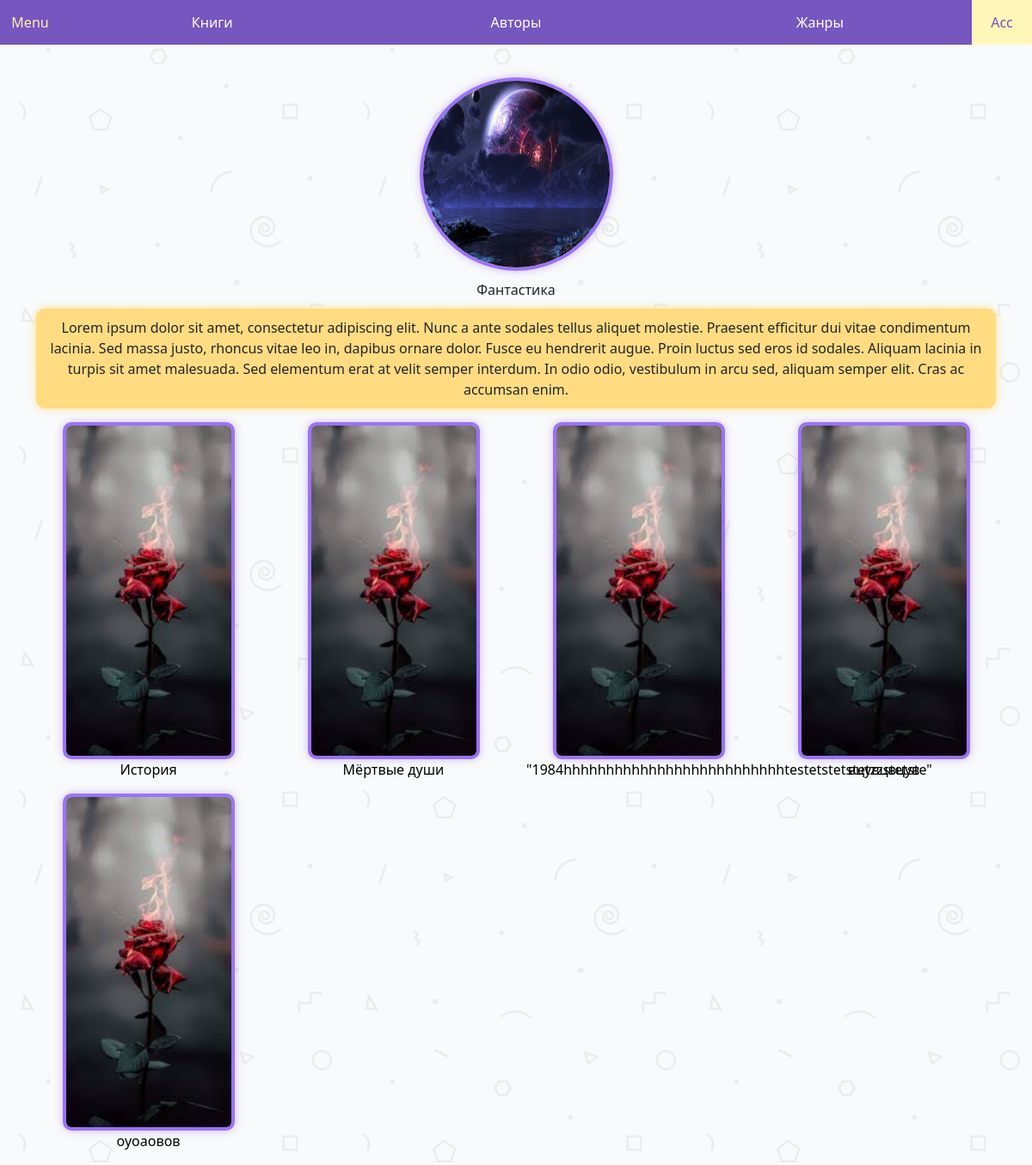
The page /genre/1 on the database its author committed.
### Books/models.py (models this page shows, shortened)
class Genre(models.Model):
    name = models.CharField(max_length=24)
    summary = models.CharField(max_length=2000, null=True)
    img = models.ManyToManyField(GenreIMG)
    def display_file(self):
        return ', '.join([str(file.file) for file in self.img.all()])
    display_file.short_description  = 'Фотография жанра'
    class Meta:
        verbose_name        = "Жанр"
        verbose_name_plural = "Жанры"

class Book(models.Model):
    title   = models.CharField(max_length=200)
    doc     = models.FileField(upload_to='book_pdf/')
    summary = models.TextField()
    author  = models.ManyToManyField(Author)
    genre   = models.ManyToManyField(Genre)
    lang    = models.ForeignKey(Language, on_delete = models.CASCADE)
    keyword = models.ManyToManyField(KeyWord)
    img     = models.ManyToManyField(IMG)
    def display_author(self):
        return ', '.join(["{0} {1} {2}".format(author.name, author.patronymic ,author.surname) for author in self.author.all()])
    def display_genre(self):
        return ', '.join([genre.name for genre in self.genre.all()])
    def display_keyword(self):
        return ', '.join([keyword.keyword for keyword in self.keyword.all()])
    def display_file(self):
        return ', '.join([str(file.file) for file in self.img.all()])
    display_file.short_description      = 'Фотография для книги'
    display_author.short_description    = 'Авторы'
    display_genre.short_description     = 'Жанры'
    display_keyword.short_description   = 'Ключевое слово'
    class Meta:
        verbose_name        = "Книга"
        verbose_name_plural = "Книги"

### Books/views.py (the view)
# urls.py: path('genre/<int:id>',views.GenresBooks),
def GenresBooks(request, id):
    context = {}
    GM = GenreMethod(id = id)
    context['GenreInfo'] = GM.GetGenreInfo()
    context['AllBooks'] = AllGenreBooks(id)
    return render(request, "Genres/genre.html", context)

### Books/models.py (called while the page is built)
    def __str__(self):
        return str(self.file)

    def __str__(self):
        return str(self.file)

### Books/views.py (called while the page is built)
def AllGenreBooks(GenreId: int) -> List[dict]:
    AllGenreBooks = []
    GM = GenreMethod(id = GenreId)
    GenreName = GM.GetName()
    AllBooks = B.objects.filter(genre__name = GenreName).in_bulk()
    for id in AllBooks:
        BM = BookMethod(id)
        BookInfo = {
            "id": id,
            "title": BM.GetTitle(),
            "img": BM.GetIMG()[0],
        }
        AllGenreBooks.append(BookInfo)
    return AllGenreBooks

    def GetTitle(self ) -> str:
        return "{}".format(self.BookModel[self.id].title)

    def GetIMG(self):
        IMGList = []
        for IMG in self.BookModel[self.id].img.all():
            IMGList.append(str(IMG))
        return IMGList

    def GetName(self) -> str:
        return "{}".format(self.GenreModel[self.id].name)

    def GetSummary(self) -> str:
        return "{}".format(self.GenreModel[self.id].summary)

    def GetIMG(self) -> List[str]:
        return [str(img) for img in self.GenreModel[self.id].img.all()]

    def GetGenreInfo(self):
        GenreInfo = {}
        GenreInfo['name'] = self.GetName()
        GenreInfo['img'] = self.GetIMG()[0]
        GenreInfo['summary'] = self.GetSummary()
        return GenreInfo

### Books/templates/Genres/genre.html (shortened to what this page needs)
{% extends "Layout/layoutBook.html" %}
{% load static %}
{% block style %}
    <link rel="stylesheet" href="{% static 'Genres/genre.css' %}">
{% endblock style %}
{% block content %}
    <div class="genre" style="text-align: center;">
        <img class="genre__img" src="../../../media/{{ GenreInfo.img }}" width="225" height="225" style="margin: 10px;">
        <p class="genre__name">{{ GenreInfo.name }}</p>
        <p class="genre__summary">{{ GenreInfo.summary }}</p>
    </div>
    <div class="book">
        <div class="row row-cols-xl-4 row-cols-sm-3 row-cols-md-3">
            {% for Book in AllBooks %}
                <div class="col" >
                    <a href="/book/{{ Book.id }}">
                        <img  class="book__img" src="../../../media/{{ Book.img }}" width="200px">
                        <p class="book_title">{{ Book.title }}</p>
                    </a>
                </div>
            {% endfor %}
        </div>
    </div>
{% endblock content %}

### Books/static/style.css (style rules this page uses)
body { background: url("../static/IMG/geometry2.PNG"); margin: 0; }

### Books/static/Genres/genre.css (style rules this page uses)
.genre { text-align: center; }
.genre__summary { background: #FFDC82; box-shadow: 0px 0px 10px rgba(255, 220, 130, 1); border-radius: 10px; padding:10px }
.genre__name { margin-bottom: 10px; }
.genre__img { border: 4px solid #9C72F8; border-radius: 50%; box-shadow: 0px 0px 10px rgba(156, 114, 248, 0.5); }
a { text-decoration: none; text-align: center; color: black; }
.book__img { border: 4px solid #9C72F8; border-radius: 10px; box-shadow: 0px 0px 10px rgba(156, 114, 248, 0.5); transition: 0.2s linear; }
.col { text-align: center; }

### rows shown on the page
Genre: name "Фантастика", summary "Lorem ipsum dolor sit amet, consectetur adipiscing elit. Nunc a ante sodales tellus aliquet molestie. Praesent efficitur dui vitae condimentum lacinia. Sed massa justo, rhoncus vitae leo in, dapibus ornare dolor. Fusce eu hendrerit augue. Proin luctus sed eros id sodales. Aliquam lacinia in turpis sit amet malesuada. Sed elementum erat at velit semper interdum. In odio odio, vestibulum in arcu sed, aliquam semper elit. Cras ac accumsan enim."
Book: title "История"
Book: title "Мёртвые души"
Book: title "\"1984hhhhhhhhhhhhhhhhhhhhhhhhhhtestetstetstetzzstetste\""
Book: title "вцувцвцув"
Book: title "оуоаовов"
